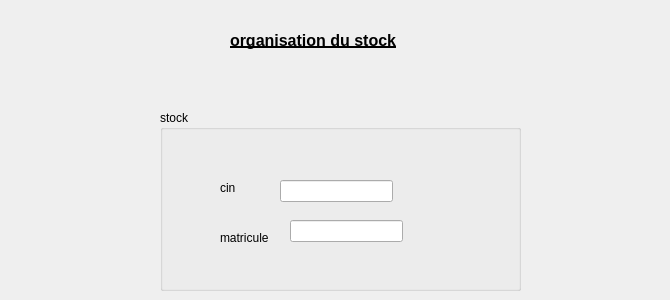
    <widget class="QWidget" name="tab_2">
     <attribute name="title">
      <string>organisation du stock</string>
     </attribute>
     <widget class="QLabel" name="label_137">
      <property name="geometry">
       <rect>
        <x>230</x>
        <y>30</y>
        <width>431</width>
        <height>20</height>
       </rect>
      </property>
      <property name="font">
       <font>
        <pointsize>12</pointsize>
        <weight>75</weight>
        <bold>true</bold>
        <underline>true</underline>
       </font>
      </property>
      <property name="text">
       <string>organisation du stock</string>
      </property>
     </widget>
     <widget class="QGroupBox" name="groupBox_24">
      <property name="geometry">
       <rect>
        <x>160</x>
        <y>110</y>
        <width>361</width>
        <height>181</height>
       </rect>
      </property>
      <property name="title">
       <string>stock</string>
      </property>
      <widget class="QLabel" name="label_138">
       <property name="geometry">
        <rect>
         <x>60</x>
         <y>120</y>
         <width>56</width>
         <height>16</height>
        </rect>
       </property>
       <property name="text">
        <string>matricule</string>
       </property>
      </widget>
      <widget class="QLabel" name="label_136">
       <property name="geometry">
        <rect>
         <x>60</x>
         <y>70</y>
         <width>56</width>
         <height>16</height>
        </rect>
       </property>
       <property name="text">
        <string>cin </string>
       </property>
      </widget>
      <widget class="QLineEdit" name="lineEdit_90">
       <property name="geometry">
        <rect>
         <x>130</x>
         <y>110</y>
         <width>113</width>
         <height>22</height>
        </rect>
       </property>
      </widget>
      <widget class="QLineEdit" name="lineEdit_89">
       <property name="geometry">
        <rect>
         <x>120</x>
         <y>70</y>
         <width>113</width>
         <height>22</height>
        </rect>
       </property>
      </widget>
     </widget>
    </widget>
